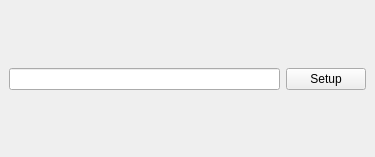
<?xml version="1.0" encoding="UTF-8"?>
<ui version="4.0">
 <class>Demo</class>
 <widget class="QMainWindow" name="Demo">
  <property name="geometry">
   <rect>
    <x>0</x>
    <y>0</y>
    <width>375</width>
    <height>157</height>
   </rect>
  </property>
  <property name="windowTitle">
   <string>Demo</string>
  </property>
  <widget class="QWidget" name="centralwidget">
   <layout class="QGridLayout" name="gridLayout">
    <item row="0" column="0" colspan="2">
     <spacer name="verticalSpacer">
      <property name="orientation">
       <enum>Qt::Vertical</enum>
      </property>
      <property name="sizeHint" stdset="0">
       <size>
        <width>158</width>
        <height>50</height>
       </size>
      </property>
     </spacer>
    </item>
    <item row="1" column="0">
     <widget class="QLineEdit" name="music"/>
    </item>
    <item row="1" column="1">
     <widget class="QPushButton" name="musSetup">
      <property name="text">
       <string>Setup</string>
      </property>
     </widget>
    </item>
    <item row="2" column="0" colspan="2">
     <spacer name="verticalSpacer_2">
      <property name="orientation">
       <enum>Qt::Vertical</enum>
      </property>
      <property name="sizeHint" stdset="0">
       <size>
        <width>88</width>
        <height>49</height>
       </size>
      </property>
     </spacer>
    </item>
   </layout>
  </widget>
 </widget>
 <resources/>
 <connections/>
</ui>
